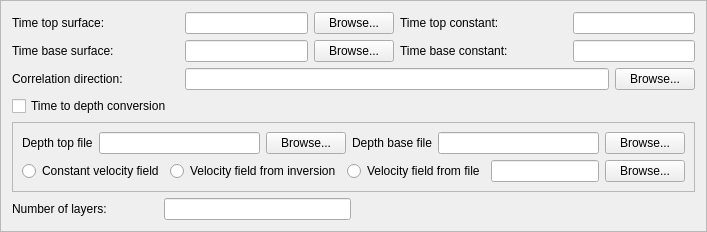
         <widget class="QFrame" name="surfaceTwoFrame">
          <property name="frameShape">
           <enum>QFrame::StyledPanel</enum>
          </property>
          <property name="frameShadow">
           <enum>QFrame::Raised</enum>
          </property>
          <layout class="QGridLayout" name="gridLayout_35">
           <item row="0" column="0" colspan="2">
            <layout class="QGridLayout" name="gridLayout_28">
             <property name="margin">
              <number>0</number>
             </property>
             <property name="spacing">
              <number>6</number>
             </property>
             <item row="0" column="0">
              <layout class="QVBoxLayout">
               <property name="spacing">
                <number>6</number>
               </property>
               <property name="margin">
                <number>0</number>
               </property>
               <item>
                <widget class="QLabel" name="topTimeSurfaceLabel">
                 <property name="toolTip">
                  <string>The top time surface of the inversion volume on binary storm or ASCII irap format.</string>
                 </property>
                 <property name="text">
                  <string>Time top surface:</string>
                 </property>
                </widget>
               </item>
               <item>
                <widget class="QLabel" name="bottomTimeSurfaceLabel">
                 <property name="sizePolicy">
                  <sizepolicy hsizetype="Preferred" vsizetype="Preferred">
                   <horstretch>0</horstretch>
                   <verstretch>0</verstretch>
                  </sizepolicy>
                 </property>
                 <property name="minimumSize">
                  <size>
                   <width>167</width>
                   <height>0</height>
                  </size>
                 </property>
                 <property name="toolTip">
                  <string>The base time surface of the inversion volume on binary storm or ASCII irap format.</string>
                 </property>
                 <property name="text">
                  <string>Time base surface:</string>
                 </property>
                </widget>
               </item>
               <item>
                <widget class="QLabel" name="correlationDirectionLabel">
                 <property name="toolTip">
                  <string>Surface giving the correlation direction for the inversion on binary storm or ASCII irap format.</string>
                 </property>
                 <property name="text">
                  <string>Correlation direction:</string>
                 </property>
                 <property name="buddy">
                  <cstring>correlationDirectionFileLineEdit</cstring>
                 </property>
                </widget>
               </item>
              </layout>
             </item>
             <item row="0" column="1">
              <layout class="QGridLayout" name="gridLayout_27">
               <property name="margin">
                <number>0</number>
               </property>
               <item row="0" column="0">
                <layout class="QHBoxLayout">
                 <property name="spacing">
                  <number>6</number>
                 </property>
                 <property name="margin">
                  <number>0</number>
                 </property>
                 <item>
                  <layout class="QVBoxLayout">
                   <property name="spacing">
                    <number>6</number>
                   </property>
                   <property name="margin">
                    <number>0</number>
                   </property>
                   <item>
                    <widget class="QLineEdit" name="topTimeFileLineEdit">
                     <property name="sizePolicy">
                      <sizepolicy hsizetype="Expanding" vsizetype="Fixed">
                       <horstretch>0</horstretch>
                       <verstretch>0</verstretch>
                      </sizepolicy>
                     </property>
                     <property name="toolTip">
                      <string>The top time surface of the inversion volume on binary storm or ASCII irap format.</string>
                     </property>
                     <property name="styleSheet">
                      <string notr="true"/>
                     </property>
                    </widget>
                   </item>
                   <item>
                    <widget class="QLineEdit" name="bottomTimeFileLineEdit">
                     <property name="toolTip">
                      <string>The base time surface of the inversion volume on binary storm or ASCII irap format.</string>
                     </property>
                     <property name="styleSheet">
                      <string notr="true"/>
                     </property>
                    </widget>
                   </item>
                  </layout>
                 </item>
                 <item>
                  <layout class="QVBoxLayout">
                   <property name="spacing">
                    <number>6</number>
                   </property>
                   <property name="margin">
                    <number>0</number>
                   </property>
                   <item>
                    <widget class="QPushButton" name="topTimeFileBrowsePushButton">
                     <property name="toolTip">
                      <string>The top time surface of the inversion volume on binary storm or ASCII irap format.</string>
                     </property>
                     <property name="text">
                      <string>Browse...</string>
                     </property>
                    </widget>
                   </item>
                   <item>
                    <widget class="QPushButton" name="bottomTimeFileBrowsePushButton">
                     <property name="toolTip">
                      <string>The base time surface of the inversion volume on binary storm or ASCII irap format.</string>
                     </property>
                     <property name="text">
                      <string>Browse...</string>
                     </property>
                    </widget>
                   </item>
                  </layout>
                 </item>
                 <item>
                  <layout class="QVBoxLayout">
                   <property name="spacing">
                    <number>6</number>
                   </property>
                   <property name="margin">
                    <number>0</number>
                   </property>
                   <item>
                    <widget class="QLabel" name="topTimeConstantLabel">
                     <property name="toolTip">
                      <string>The top constant time surface of the inversion volume.</string>
                     </property>
                     <property name="text">
                      <string>Time top constant:</string>
                     </property>
                    </widget>
                   </item>
                   <item>
                    <widget class="QLabel" name="bottomTimeConstantLabel">
                     <property name="sizePolicy">
                      <sizepolicy hsizetype="Preferred" vsizetype="Preferred">
                       <horstretch>0</horstretch>
                       <verstretch>0</verstretch>
                      </sizepolicy>
                     </property>
                     <property name="minimumSize">
                      <size>
                       <width>167</width>
                       <height>0</height>
                      </size>
                     </property>
                     <property name="toolTip">
                      <string>The bottom constant time surface of the inversion volume.</string>
                     </property>
                     <property name="text">
                      <string>Time base constant:</string>
                     </property>
                    </widget>
                   </item>
                  </layout>
                 </item>
                 <item>
                  <layout class="QVBoxLayout">
                   <property name="spacing">
                    <number>6</number>
                   </property>
                   <property name="margin">
                    <number>0</number>
                   </property>
                   <item>
                    <widget class="QLineEdit" name="topTimeValueLineEdit">
                     <property name="maximumSize">
                      <size>
                       <width>16777215</width>
                       <height>16777215</height>
                      </size>
                     </property>
                     <property name="toolTip">
                      <string>The top constant time surface of the inversion volume.</string>
                     </property>
                     <property name="styleSheet">
                      <string notr="true"/>
                     </property>
                    </widget>
                   </item>
                   <item>
                    <widget class="QLineEdit" name="bottomTimeValueLineEdit">
                     <property name="maximumSize">
                      <size>
                       <width>16777215</width>
                       <height>16777215</height>
                      </size>
                     </property>
                     <property name="toolTip">
                      <string>The top constant time surface of the inversion volume.</string>
                     </property>
                     <property name="styleSheet">
                      <string notr="true"/>
                     </property>
                    </widget>
                   </item>
                  </layout>
                 </item>
                </layout>
               </item>
               <item row="1" column="0">
                <layout class="QGridLayout" name="gridLayout_33">
                 <property name="margin">
                  <number>0</number>
                 </property>
                 <item row="0" column="0">
                  <widget class="QLineEdit" name="correlationDirectionFileLineEdit">
                   <property name="toolTip">
                    <string>Surface giving the correlation direction for the inversion on binary storm or ASCII irap format.</string>
                   </property>
                   <property name="styleSheet">
                    <string notr="true"/>
                   </property>
                  </widget>
                 </item>
                 <item row="0" column="1">
                  <widget class="QPushButton" name="correlationDirectionBrowsePushButton">
                   <property name="toolTip">
                    <string>Surface giving the correlation direction for the inversion on binary storm or ASCII irap format.</string>
                   </property>
                   <property name="text">
                    <string>Browse...</string>
                   </property>
                  </widget>
                 </item>
                </layout>
               </item>
              </layout>
             </item>
            </layout>
           </item>
           <item row="1" column="0">
            <widget class="QCheckBox" name="depthSurfacesCheckBox">
             <property name="toolTip">
              <string>A depth surface is needed for time to depth conversion. Only one is needed if the depth surfaces are consistent.</string>
             </property>
             <property name="text">
              <string>Time to depth conversion</string>
             </property>
            </widget>
           </item>
           <item row="2" column="0" colspan="2">
            <widget class="QFrame" name="depthSurfaceFrame">
             <property name="toolTip">
              <string>A depth surface is needed for time to depth conversion. Only one is needed if the depth surfaces are consistent.</string>
             </property>
             <property name="frameShape">
              <enum>QFrame::StyledPanel</enum>
             </property>
             <property name="frameShadow">
              <enum>QFrame::Raised</enum>
             </property>
             <layout class="QGridLayout" name="gridLayout_36">
              <item row="0" column="0">
               <widget class="QLabel" name="topDepthFileLabel">
                <property name="toolTip">
                 <string>A depth surface is needed for time to depth conversion. Only one is needed if the depth surfaces are consistent.</string>
                </property>
                <property name="text">
                 <string>Depth top file</string>
                </property>
                <property name="buddy">
                 <cstring>topDepthFileLineEdit</cstring>
                </property>
               </widget>
              </item>
              <item row="0" column="1">
               <widget class="QLineEdit" name="topDepthFileLineEdit">
                <property name="toolTip">
                 <string>A depth surface is needed for time to depth conversion. Only one is needed if the depth surfaces are consistent.</string>
                </property>
               </widget>
              </item>
              <item row="0" column="2">
               <widget class="QPushButton" name="topDepthFileBrowsePushButton">
                <property name="toolTip">
                 <string>A depth surface is needed for time to depth conversion. Only one is needed if the depth surfaces are consistent.</string>
                </property>
                <property name="text">
                 <string>Browse...</string>
                </property>
               </widget>
              </item>
              <item row="0" column="3">
               <widget class="QLabel" name="bottomDepthFileLabel">
                <property name="toolTip">
                 <string>A depth surface is needed for time to depth conversion. Only one is needed if the depth surfaces are consistent.</string>
                </property>
                <property name="text">
                 <string>Depth base file</string>
                </property>
                <property name="buddy">
                 <cstring>bottomDepthFileLineEdit</cstring>
                </property>
               </widget>
              </item>
              <item row="0" column="4">
               <widget class="QLineEdit" name="bottomDepthFileLineEdit">
                <property name="toolTip">
                 <string>A depth surface is needed for time to depth conversion. Only one is needed if the depth surfaces are consistent.</string>
                </property>
               </widget>
              </item>
              <item row="0" column="5">
               <widget class="QPushButton" name="bottomDepthFileBrowsePushButton">
                <property name="toolTip">
                 <string>A depth surface is needed for time to depth conversion. Only one is needed if the depth surfaces are consistent.</string>
                </property>
                <property name="text">
                 <string>Browse...</string>
                </property>
               </widget>
              </item>
              <item row="1" column="0" colspan="6">
               <layout class="QHBoxLayout">
                <property name="spacing">
                 <number>6</number>
                </property>
                <property name="margin">
                 <number>0</number>
                </property>
                <item>
                 <widget class="QRadioButton" name="velocityFieldNoneRadioButton">
                  <property name="toolTip">
                   <string>A constant velocity field is used.</string>
                  </property>
                  <property name="text">
                   <string>Constant velocity field</string>
                  </property>
                 </widget>
                </item>
                <item>
                 <widget class="QRadioButton" name="velocityFieldInvesionRadioButton">
                  <property name="toolTip">
                   <string>Vp from inversion is used as velocity field.</string>
                  </property>
                  <property name="text">
                   <string>Velocity field from inversion</string>
                  </property>
                 </widget>
                </item>
                <item>
                 <widget class="QRadioButton" name="velocityFieldFileRadioButton">
                  <property name="focusPolicy">
                   <enum>Qt::StrongFocus</enum>
                  </property>
                  <property name="toolTip">
                   <string>A velocity cube used for depth conversion.</string>
                  </property>
                  <property name="text">
                   <string>Velocity field from file</string>
                  </property>
                 </widget>
                </item>
                <item>
                 <widget class="QLineEdit" name="velocityFieldLineEdit">
                  <property name="toolTip">
                   <string>A velocity cube used for depth conversion.</string>
                  </property>
                 </widget>
                </item>
                <item>
                 <widget class="QPushButton" name="velocityFieldBrowsePushButton">
                  <property name="toolTip">
                   <string>A velocity cube used for depth conversion.</string>
                  </property>
                  <property name="text">
                   <string>Browse...</string>
                  </property>
                 </widget>
                </item>
               </layout>
              </item>
             </layout>
            </widget>
           </item>
           <item row="3" column="0">
            <layout class="QGridLayout" name="gridLayout_34">
             <property name="margin">
              <number>0</number>
             </property>
             <item row="0" column="2">
              <widget class="QLineEdit" name="layersLineEdit">
               <property name="toolTip">
                <string>When estimating wavelets or facies probabilities, the number of layers should be chosen so as to give a sampling density of at least 4 ms.</string>
               </property>
               <property name="styleSheet">
                <string notr="true"/>
               </property>
              </widget>
             </item>
             <item row="0" column="0">
              <layout class="QHBoxLayout" name="horizontalLayout_28">
               <item>
                <widget class="QLabel" name="layers_label">
                 <property name="toolTip">
                  <string>When estimating wavelets or facies probabilities, the number of layers should be chosen so as to give a sampling density of at least 4 ms.</string>
                 </property>
                 <property name="text">
                  <string>Number of layers:</string>
                 </property>
                 <property name="buddy">
                  <cstring>layersLineEdit</cstring>
                 </property>
                </widget>
               </item>
              </layout>
             </item>
             <item row="0" column="1">
              <spacer name="horizontalSpacer_22">
               <property name="orientation">
                <enum>Qt::Horizontal</enum>
               </property>
               <property name="sizeType">
                <enum>QSizePolicy::Fixed</enum>
               </property>
               <property name="sizeHint" stdset="0">
                <size>
                 <width>51</width>
                 <height>20</height>
                </size>
               </property>
              </spacer>
             </item>
            </layout>
           </item>
           <item row="3" column="1">
            <spacer>
             <property name="orientation">
              <enum>Qt::Horizontal</enum>
             </property>
             <property name="sizeHint" stdset="0">
              <size>
               <width>40</width>
               <height>20</height>
              </size>
             </property>
            </spacer>
           </item>
          </layout>
         </widget>
